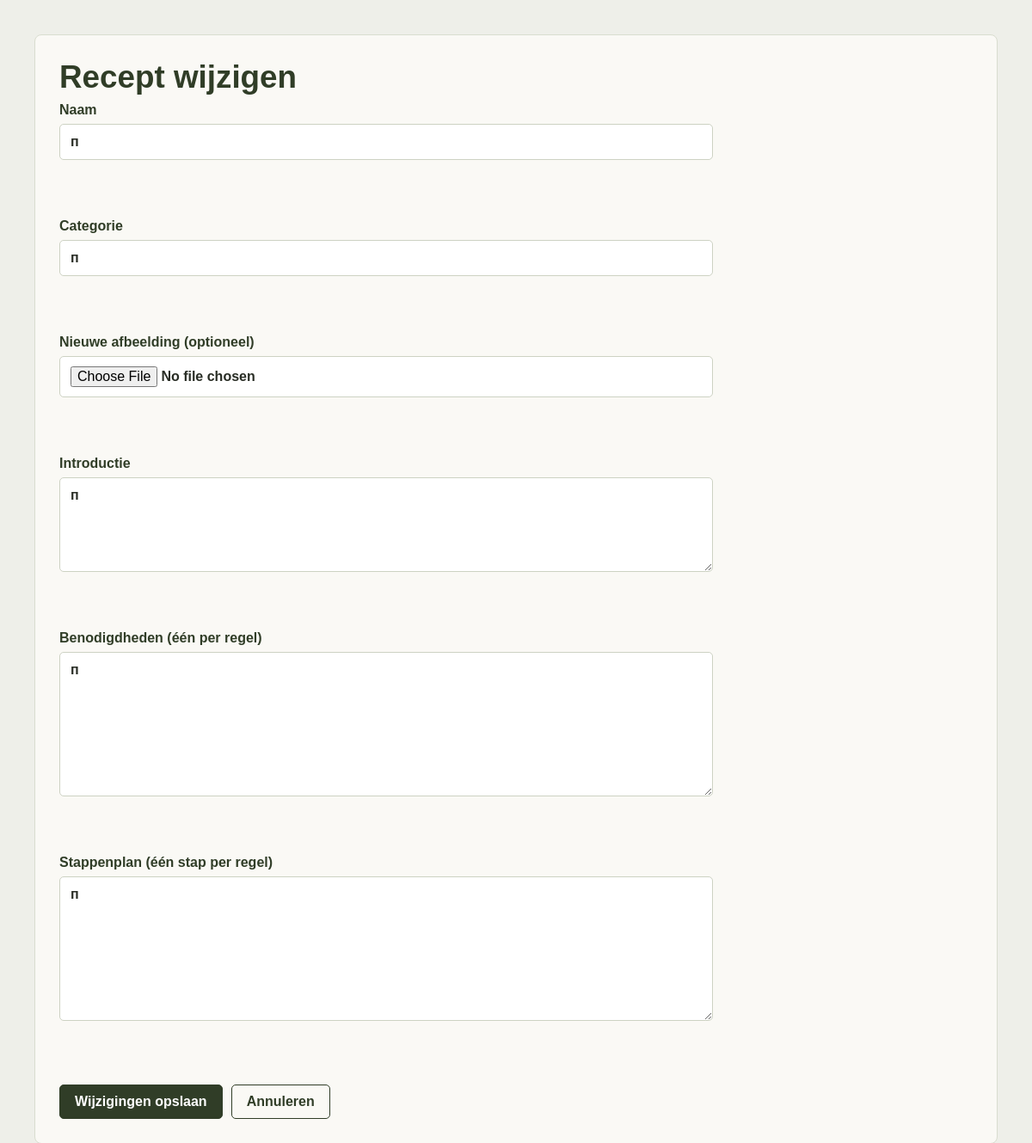
/dashboard/Update/index.php?id=26, run on the app's committed database.
### tables this page shows
CREATE TABLE "CRUD"
(
    ID           integer         not null
        constraint Primary_Key
            primary key autoincrement,
    Name         TEXT            not null,
    Categorie    TEXT            not null,
    Benodigheden TEXT            not null,
    Voorstuk     TEXT            not null,
    StappenPlan  TEXT            not null,
    Image        TEXT default '' not null
);

### dashboard/Update/index.php (the view, shortened to what this page needs)
<?php
require_once __DIR__ . '/../../database.php';
$id = filter_input(INPUT_GET, 'id', FILTER_VALIDATE_INT);
$query = $db->prepare('SELECT * FROM CRUD WHERE ID = :id');
$query->execute(['id' => $id]);
$recipe = $query->fetch();
?>
<!doctype html>
<html lang="nl">
<head><meta charset="UTF-8"><meta name="viewport" content="width=device-width, initial-scale=1.0"><title>Recept wijzigen</title><link rel="stylesheet" href="../dashboard.css"></head>
<body>
<main class="dashboard-shell"><div class="panel">
    <h1>Recept wijzigen</h1>
    <form class="recipe-form" method="post" action="Update.php" enctype="multipart/form-data">
        <label>Naam<br><input name="name" required value="<?= htmlspecialchars($recipe['Name']) ?>"></label><br><br>
        <label>Categorie<br><input name="category" required value="<?= htmlspecialchars($recipe['Categorie']) ?>"></label><br><br>
        <label>Nieuwe afbeelding (optioneel)<br><input name="image" type="file" accept="image/jpeg,image/png,image/gif,image/webp"></label><br><br>
        <label>Introductie<br><textarea name="intro" required rows="4" cols="60"><?= htmlspecialchars($recipe['Voorstuk']) ?></textarea></label><br><br>
        <label>Benodigdheden (één per regel)<br><textarea name="ingredients" required rows="8" cols="60"><?= htmlspecialchars($recipe['Benodigheden']) ?></textarea></label><br><br>
        <label>Stappenplan (één stap per regel)<br><textarea name="steps" required rows="8" cols="60"><?= htmlspecialchars($recipe['StappenPlan']) ?></textarea></label><br><br>
        <div class="form-actions"><button type="submit">Wijzigingen opslaan</button><a class="button button-secondary" href="../index.php">Annuleren</a></div>
    </form>
    </div></main>
    </body>
</html>

### dashboard/dashboard.css (style rules this page uses)
:root { --forest: #415231; --forest-dark: #303d27; --sage: #a5b18f; --cream: #f7f4ec; --ink: #292d25; --line: #d9ddcf; }
* { box-sizing: border-box; }
body { margin: 0; min-height: 100vh; color: var(--ink); background: #eeefe9; font-family: Arial, Helvetica, sans-serif; }
.dashboard-shell { width: min(1120px, calc(100% - 32px)); margin: 0 auto; padding: 40px 0 60px; }
h1 { margin: 0 0 8px; color: var(--forest-dark); font-size: 2.3rem; }
a { color: var(--forest-dark); font-weight: 600; }
.button, button { display: inline-block; border: 1px solid var(--forest-dark); border-radius: 5px; padding: 10px 17px; color: white; background: var(--forest-dark); cursor: pointer; font: inherit; font-weight: 600; text-decoration: none; }
.button-secondary { color: var(--forest-dark); background: transparent; }
.panel { padding: 28px; border: 1px solid var(--line); border-radius: 8px; background: #faf9f5; }
.recipe-form { display: grid; gap: 16px; max-width: 760px; }
.recipe-form label { display: grid; gap: 7px; color: var(--forest-dark); font-weight: 600; }
.recipe-form input, .recipe-form textarea { width: 100%; padding: 11px 12px; border: 1px solid #cdd2c3; border-radius: 5px; color: var(--ink); background: white; font: inherit; }
.recipe-form textarea { min-height: 110px; resize: vertical; }
.form-actions { display: flex; flex-wrap: wrap; gap: 10px; margin-top: 6px; }

### data on the page
crud: name "п", category "п", intro "п", ingredients "п", steps "п"
